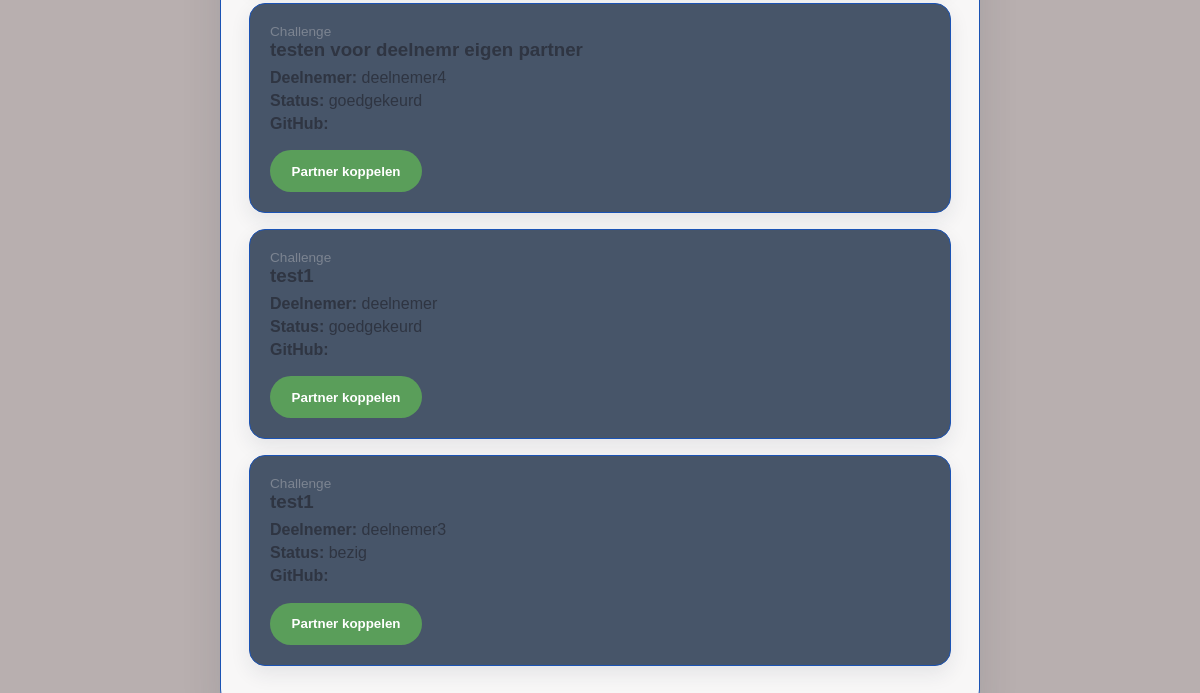
/projecten-zonder-partner/ (signed in, lower part), run on an earlier commit of the app's database.
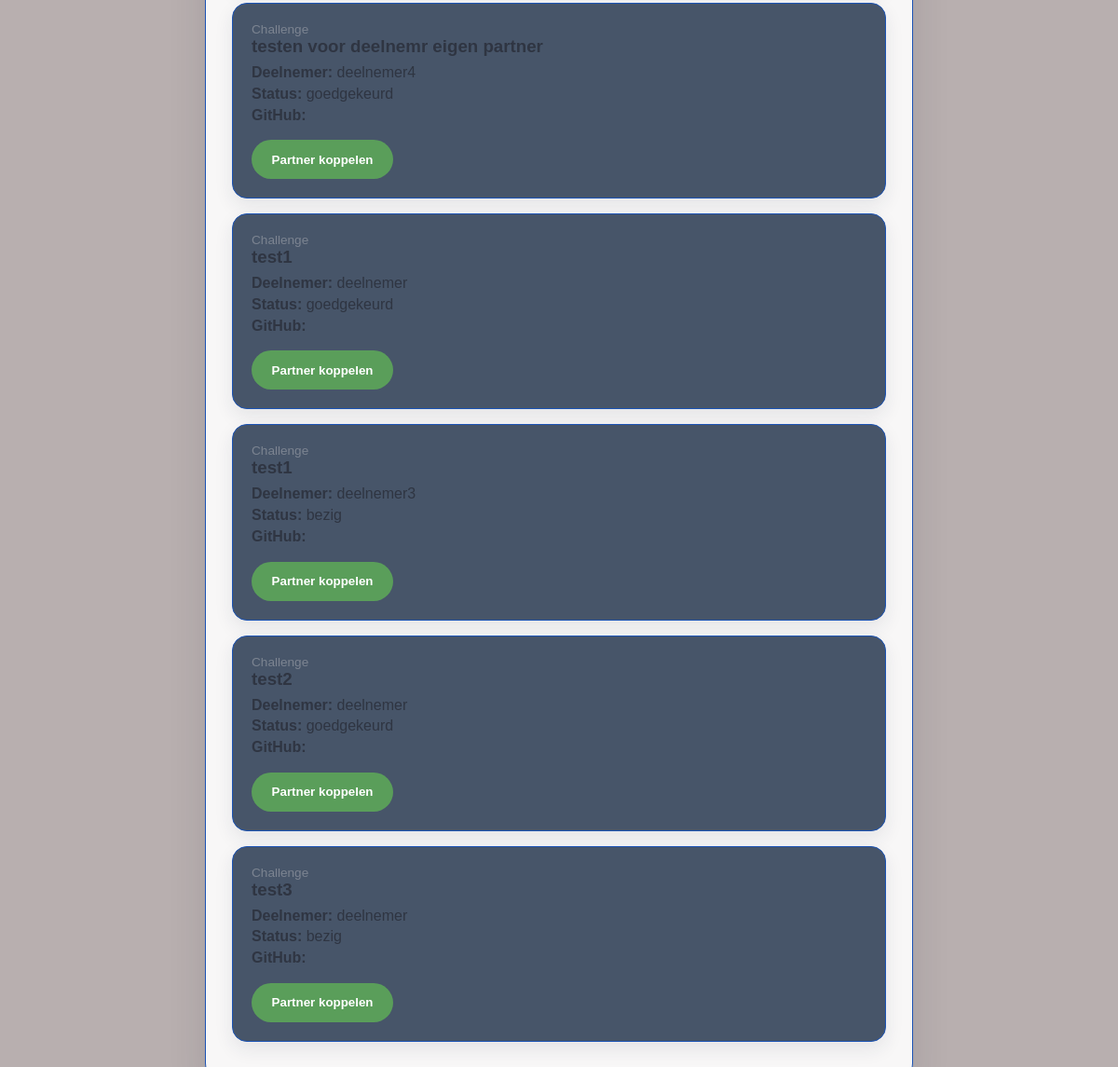
And on a later commit of the database.
### challenges/models.py (models this page shows, shortened)
class Project(models.Model):
    challenge = models.ForeignKey(Challenge, on_delete=models.CASCADE)
    deelnemer = models.ForeignKey(
        User,
        on_delete=models.CASCADE,
        related_name='projecten'
    )
    partner = models.ForeignKey(
        User,
        on_delete=models.SET_NULL,
        null=True,
        blank=True,
        related_name='partner_projecten'
    )
    uitgenodigde_partner = models.ForeignKey(
        User,
        on_delete=models.SET_NULL,
        null=True,
        blank=True,
        related_name='uitnodigingen'
    )
    geblokkeerd = models.BooleanField(default=False)
    github_link = models.URLField()
    beschrijving = models.TextField(blank=True)
    aangemaakt_op = models.DateTimeField(auto_now_add=True)
    afbeelding = models.FileField(upload_to='project_afbeeldingen/', blank=True, null=True)
    likes = models.PositiveIntegerField(default=0)
    status = models.CharField(
        max_length=20,
        choices=[
            ('bezig', 'Bezig'),
            ('ingediend', 'Ingediend'),
            ('goedgekeurd', 'Goedgekeurd'),
            ('afgekeurd', 'Afgekeurd'),
        ],
        default='bezig'
    )
    feedback = models.TextField(blank=True, null=True)
    ingediend_op = models.DateTimeField(null=True, blank=True)
    goedgekeurd_op = models.DateTimeField(null=True, blank=True)

class Challenge(models.Model):
    titel = models.CharField(max_length=200)
    omschrijving = models.TextField()
    discipline_een = models.ForeignKey(
        Discipline,
        on_delete=models.CASCADE,
        related_name='challenges_een'
    )
    discipline_twee = models.ForeignKey(
        Discipline,
        on_delete=models.CASCADE,
        related_name='challenges_twee'
    )
    aangemaakt_door = models.ForeignKey(
        User,
        on_delete=models.SET_NULL,
        null=True
    )
    aangemaakt_op = models.DateTimeField(auto_now_add=True)

### challenges/views.py (the view)
# urls.py: path('projecten-zonder-partner/', views.projecten_zonder_partner, name='projecten_zonder_partner'),
@login_required(login_url='login')
def projecten_zonder_partner(request):
    try:
        profiel = Profiel.objects.get(user=request.user)
    except Profiel.DoesNotExist:
        return redirect('challenges_lijst')
    if profiel.rol != 'begeleider':
        return redirect('challenges_lijst')
    projecten = Project.objects.filter(partner=None)
    return render(request, 'projecten_zonder_partner.html', {'projecten': projecten})

### challenges/templates/projecten_zonder_partner.html (shortened to what this page needs)
{% extends 'base.html' %}
{% block content %}
    {% for project in projecten %}
        <div class="accent-card">
            <p class="small-label">Challenge</p>
            <h3 class="section-title">{{ project.challenge.titel }}</h3>
            <p class="line"><strong>Deelnemer:</strong> {{ project.deelnemer.username }}</p>
            <p class="line"><strong>Status:</strong> {{ project.status }}</p>
            <p class="line">
                <strong>GitHub:</strong>
            </p>
            <a href="{% url 'partner_kiezen' project.id %}">
                <button class="button button-spaced button-secondary">
                    Partner koppelen
                </button>
            </a>
        </div>
    {% empty %}
        <p>Alle projecten hebben al een partner.</p>
    {% endfor %}
{% endblock %}

What changed in the data, as far as the page shows it:
added Project: challenge.titel "test2", deelnemer.username "deelnemer", status "goedgekeurd"
added Project: challenge.titel "test3", deelnemer.username "deelnemer", status "bezig"
